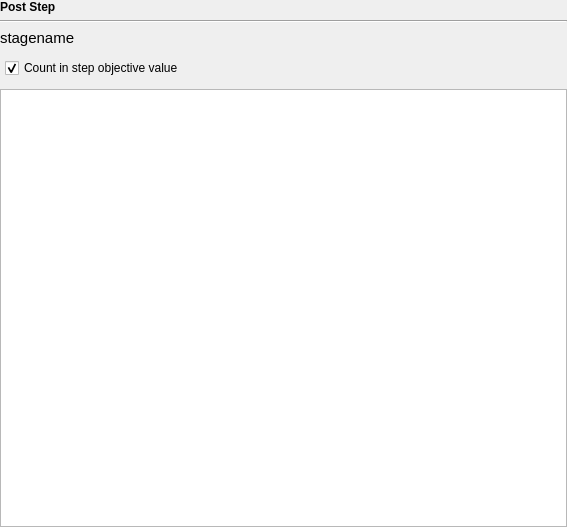
<?xml version="1.0" encoding="UTF-8"?>
<ui version="4.0">
 <class>Form</class>
 <widget class="QWidget" name="Form">
  <property name="geometry">
   <rect>
    <x>0</x>
    <y>0</y>
    <width>567</width>
    <height>527</height>
   </rect>
  </property>
  <property name="windowTitle">
   <string>Form</string>
  </property>
  <layout class="QVBoxLayout" name="verticalLayout">
   <property name="leftMargin">
    <number>0</number>
   </property>
   <property name="topMargin">
    <number>0</number>
   </property>
   <property name="rightMargin">
    <number>0</number>
   </property>
   <property name="bottomMargin">
    <number>0</number>
   </property>
   <item>
    <widget class="QLabel" name="label">
     <property name="maximumSize">
      <size>
       <width>16777215</width>
       <height>30</height>
      </size>
     </property>
     <property name="text">
      <string>&lt;html&gt;&lt;head/&gt;&lt;body&gt;&lt;p&gt;&lt;span style=&quot; font-size:9pt; font-weight:600;&quot;&gt;Post Step&lt;/span&gt;&lt;/p&gt;&lt;/body&gt;&lt;/html&gt;</string>
     </property>
    </widget>
   </item>
   <item>
    <widget class="Line" name="line">
     <property name="orientation">
      <enum>Qt::Horizontal</enum>
     </property>
    </widget>
   </item>
   <item alignment="Qt::AlignTop">
    <widget class="QLabel" name="StageName">
     <property name="text">
      <string>&lt;html&gt;&lt;head/&gt;&lt;body&gt;&lt;p&gt;&lt;span style=&quot; font-size:11pt;&quot;&gt;stagename&lt;/span&gt;&lt;/p&gt;&lt;/body&gt;&lt;/html&gt;</string>
     </property>
    </widget>
   </item>
   <item alignment="Qt::AlignTop">
    <widget class="QWidget" name="widget" native="true">
     <layout class="QFormLayout" name="formLayout">
      <property name="leftMargin">
       <number>5</number>
      </property>
      <property name="topMargin">
       <number>5</number>
      </property>
      <property name="rightMargin">
       <number>5</number>
      </property>
      <property name="bottomMargin">
       <number>5</number>
      </property>
      <item row="1" column="0">
       <widget class="QCheckBox" name="IncrementCheckBox">
        <property name="text">
         <string>Count in step objective value</string>
        </property>
        <property name="checked">
         <bool>true</bool>
        </property>
        <property name="tristate">
         <bool>false</bool>
        </property>
       </widget>
      </item>
     </layout>
    </widget>
   </item>
   <item>
    <widget class="QTextEdit" name="CodeArea"/>
   </item>
  </layout>
 </widget>
 <resources/>
 <connections/>
</ui>
